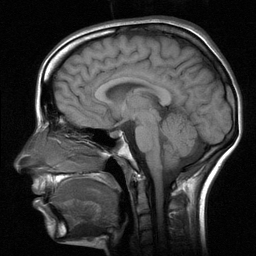
%> input picture mri.pgm, 256 x 256 px
$ octave Q2.m   (GNU Octave 9; MATLAB toolbox functions it lacks are replaced by stand-ins)
%> lines starting %> are read from the running program, lines starting %| are printed output that depends on the picture
### my_histeq.m
function [equalized_img, equalized_hist, cdf] = my_histeq(img)
%my_histeq: Performs the histogram equalizatiaon of the image
%INPUT:
%   img: image with (either graylevel or rgb)
%OUTPUT:
%   equalized_img: Transformed image with histogram equalization
%   equalized_hist: Histogram of the transformed image
%   cdf: commulative density function of original image


[r, c] = size(img); % getting rows and columns of given image
number_of_pixels = r*c; % total pixels in the image M*N
gray_levels = 256;

my_hist = my_imhist(img); % calculate histogram of the image
prob = my_hist/number_of_pixels; % calculate PMF of the histograms (or normalized histogram)

% cdf of the original image
cdf = zeros(gray_levels, 1);
cdf(1) = prob(1);
for i=2:256
    cdf(i) = cdf(i-1)+prob(i);
end

% discretizing the cdf with 256 gray levels
cdf = cdf * (gray_levels-1);
cdf = uint8(cdf);

% mapping the calculated cdf to the new image
equalized_img = img;
for i=1:r
    for j=1:c
        equalized_img(i, j) = cdf(img(i, j)+1);
    end
end

% calculating the historam of the transformed image
equalized_hist = my_imhist(equalized_img);

end

### my_imhist.m
function hist = my_imhist(img)
%MY_IMHIST: Calculates the histogram of the given image
%INPUT:
%   img: image with (either graylevel or rgb)
%OUTPUT:
%   hist: histogram of the given image

gray_levels = 256; % gray levels to be used later
hist = zeros(gray_levels, 1); % initializing hist with zeros
[r, c] = size(img); % getting rows and columns of the image

% looping over every pixel and recording freq of every intensity level
for i=1:r
    for j=1:c
        pixel_value = img(i,j);
        hist(pixel_value+1) = hist(pixel_value+1) + 1;
    end
end

end

### Q2.m
clear;

input_img = imread('mri.pgm');
%> input_img is the input picture: size 256x256 uint8; min 0, max 255, mean 56.5
ref_img = imread('moon.pgm');
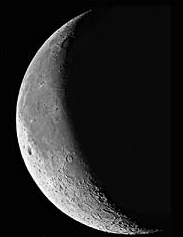
%> input picture moon.pgm, 183 x 237 px
%> ref_img is the input picture: size 237x183 uint8; min 0, max 255, mean 36.7

gray_levels = 256;

% calculating the cdf of the input and reference image
[input_equalized_img, input_equalized_hist, cdf_input_img] = my_histeq(input_img);
%> after the loop in my_imhist, `for i=1:r`: hist = 256 values, max 3769 at index 5, min 0 at index 256, mean 256
%> in my_histeq, `my_hist = my_imhist(img);`: my_hist has the same summary as hist in my_imhist
%> in my_histeq, `prob = my_hist/number_of_pixels;`: prob = 256 values, max 0.0575 at index 5, min 0 at index 256, mean 0.00391
%> after the loop in my_histeq, `for i=2:256`: cdf = 256 values from 0.00787 to 1
%> in my_histeq, `cdf = cdf * (gray_levels-1);`: cdf = 256 values from 2.01 to 255
%> in my_histeq, `cdf = uint8(cdf);`: cdf = 256 values from 2 to 255
%> after the loop in my_histeq, `for i=1:r`:
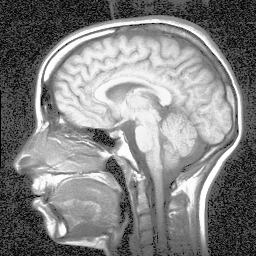
%> equalized_img: size 256x256 uint8; min 2, max 255, mean 129.8
%> in my_histeq, `equalized_hist = my_imhist(equalized_img);`: equalized_hist = 256 values, max 3769 at index 50, min 0 at index 1, mean 256
%> input_equalized_hist has the same summary as equalized_hist in my_histeq; cdf_input_img = 256 values from 2 to 255
[ref_equalized_img, ref_equalized_hist, cdf_ref_img] = my_histeq(ref_img);
%> in my_histeq (call 2), `my_hist = my_imhist(img);`: my_hist = 256 values, max 12393 at index 10, min 0 at index 58, mean 169.4
%> in my_histeq (call 2), `prob = my_hist/number_of_pixels;`: prob = 256 values, max 0.286 at index 10, min 0 at index 58, mean 0.00391
%> after the loop in my_histeq (call 2), `for i=2:256`: cdf = 256 values from 0.0274 to 1
%> in my_histeq (call 2), `cdf = cdf * (gray_levels-1);`: cdf = 256 values from 6.99 to 255
%> in my_histeq (call 2), `cdf = uint8(cdf);`: cdf = 256 values from 7 to 255
%> after the loop in my_histeq (call 2), `for i=1:r`:
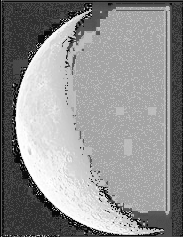
%> equalized_img: size 237x183 uint8; min 7, max 255, mean 142.7
%> in my_histeq (call 2), `equalized_hist = my_imhist(equalized_img);`: equalized_hist = 256 values, max 12393 at index 164, min 0 at index 1, mean 169.4
%> ref_equalized_hist has the same summary as equalized_hist in my_histeq; cdf_ref_img = 256 values from 7 to 255

% inverse mapping the equlized histogram to the specified histogram
mapping = uint8(zeros(256,1));
for i = 1 : gray_levels
    [~,ind] = min(abs(cdf_input_img(i) - cdf_ref_img));
    mapping(i) = ind-1;
end
%> this loop made 256 passes
%> ind on passes 1 to 3: 1, 2, 3
%> after the loop, mapping = 256 values from 0 to 254
desired_image = mapping(double(input_img)+1);
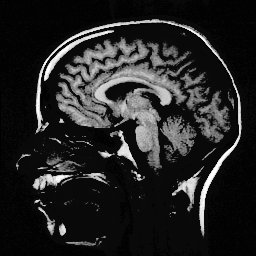
%> desired_image: size 256x256 uint8; min 0, max 254, mean 36.8

% plotting the original image
subplot(1, 2, 1);
imshow(input_img);
title("Original Image");

% plotting the refrence image
subplot(1, 2, 2);
imshow(desired_image);
title("Matched Histogram Image");
